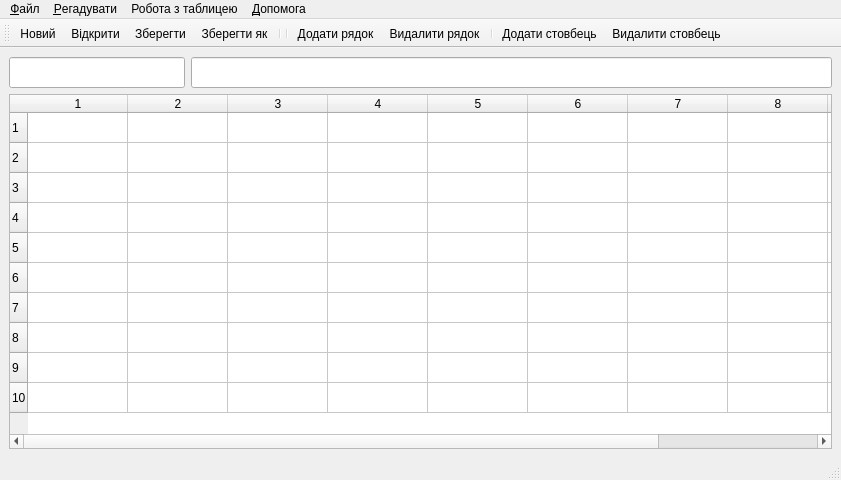
<?xml version="1.0" encoding="UTF-8"?>
<ui version="4.0">
 <class>MainWindow</class>
 <widget class="QMainWindow" name="MainWindow">
  <property name="geometry">
   <rect>
    <x>0</x>
    <y>0</y>
    <width>841</width>
    <height>480</height>
   </rect>
  </property>
  <property name="windowTitle">
   <string>Excel_PoweredByMemes</string>
  </property>
  <widget class="QWidget" name="widget">
   <layout class="QGridLayout" name="gridLayout">
    <item row="0" column="0">
     <layout class="QFormLayout" name="formLayout">
      <item row="0" column="0">
       <widget class="QLineEdit" name="lineEdit">
        <property name="font">
         <font>
          <pointsize>14</pointsize>
         </font>
        </property>
        <property name="accessibleName">
         <string>cell_Label</string>
        </property>
        <property name="layoutDirection">
         <enum>Qt::LeftToRight</enum>
        </property>
        <property name="alignment">
         <set>Qt::AlignCenter</set>
        </property>
        <property name="readOnly">
         <bool>true</bool>
        </property>
       </widget>
      </item>
      <item row="0" column="1">
       <widget class="QLineEdit" name="lineEdit_2">
        <property name="sizePolicy">
         <sizepolicy hsizetype="Expanding" vsizetype="Fixed">
          <horstretch>1</horstretch>
          <verstretch>0</verstretch>
         </sizepolicy>
        </property>
        <property name="font">
         <font>
          <pointsize>14</pointsize>
         </font>
        </property>
        <property name="accessibleName">
         <string>formula_Label</string>
        </property>
        <property name="readOnly">
         <bool>false</bool>
        </property>
       </widget>
      </item>
     </layout>
    </item>
    <item row="1" column="0">
     <widget class="Spreadsheet" name="tableWidget">
      <property name="rowCount">
       <number>10</number>
      </property>
      <property name="columnCount">
       <number>10</number>
      </property>
      <row/>
      <row/>
      <row/>
      <row/>
      <row/>
      <row/>
      <row/>
      <row/>
      <row/>
      <row/>
      <column/>
      <column/>
      <column/>
      <column/>
      <column/>
      <column/>
      <column/>
      <column/>
      <column/>
      <column/>
     </widget>
    </item>
   </layout>
  </widget>
  <widget class="QMenuBar" name="menubar">
   <property name="geometry">
    <rect>
     <x>0</x>
     <y>0</y>
     <width>841</width>
     <height>25</height>
    </rect>
   </property>
   <widget class="QMenu" name="menu">
    <property name="title">
     <string>&amp;Файл</string>
    </property>
    <addaction name="actionNew"/>
    <addaction name="actionOpen"/>
    <addaction name="separator"/>
    <addaction name="actionSave"/>
    <addaction name="actionSaveAs"/>
    <addaction name="separator"/>
    <addaction name="actionExit"/>
   </widget>
   <widget class="QMenu" name="menu_2">
    <property name="title">
     <string>&amp;Допомога</string>
    </property>
    <addaction name="actionAbout"/>
    <addaction name="actionAboutQt"/>
   </widget>
   <widget class="QMenu" name="menu_3">
    <property name="title">
     <string>&amp;Регадувати</string>
    </property>
    <widget class="QMenu" name="menu_4">
     <property name="title">
      <string>&amp;Вибрати</string>
     </property>
     <addaction name="actionRow"/>
     <addaction name="actionColumn"/>
     <addaction name="separator"/>
     <addaction name="actionAll"/>
    </widget>
    <addaction name="actionDelete"/>
    <addaction name="separator"/>
    <addaction name="menu_4"/>
   </widget>
   <widget class="QMenu" name="menu_5">
    <property name="title">
     <string>Робота з таблицею</string>
    </property>
    <addaction name="actionAddColumn"/>
    <addaction name="actionRemoveColumn"/>
    <addaction name="separator"/>
    <addaction name="actionAddRow"/>
    <addaction name="actionRemoveRow"/>
   </widget>
   <addaction name="menu"/>
   <addaction name="menu_3"/>
   <addaction name="menu_5"/>
   <addaction name="menu_2"/>
  </widget>
  <widget class="QStatusBar" name="statusbar"/>
  <widget class="QToolBar" name="toolBar">
   <property name="windowTitle">
    <string>Панель інструментів</string>
   </property>
   <attribute name="toolBarArea">
    <enum>TopToolBarArea</enum>
   </attribute>
   <attribute name="toolBarBreak">
    <bool>false</bool>
   </attribute>
   <addaction name="actionNew"/>
   <addaction name="actionOpen"/>
   <addaction name="actionSave"/>
   <addaction name="actionSaveAs"/>
   <addaction name="separator"/>
   <addaction name="separator"/>
   <addaction name="actionAddRow"/>
   <addaction name="actionRemoveRow"/>
   <addaction name="separator"/>
   <addaction name="actionAddColumn"/>
   <addaction name="actionRemoveColumn"/>
  </widget>
  <action name="actionNew">
   <property name="icon">
    <iconset resource="resources.qrc">
     <normaloff>:/menuBarIcons/menuBarIcons/new.png</normaloff>:/menuBarIcons/menuBarIcons/new.png</iconset>
   </property>
   <property name="text">
    <string>&amp;Новий</string>
   </property>
   <property name="toolTip">
    <string>Створити новий файл</string>
   </property>
   <property name="shortcut">
    <string>Ctrl+N</string>
   </property>
  </action>
  <action name="actionOpen">
   <property name="icon">
    <iconset resource="resources.qrc">
     <normaloff>:/menuBarIcons/menuBarIcons/open.png</normaloff>:/menuBarIcons/menuBarIcons/open.png</iconset>
   </property>
   <property name="text">
    <string>&amp;Відкрити...</string>
   </property>
   <property name="toolTip">
    <string>Відкрити існуючий файл</string>
   </property>
   <property name="shortcut">
    <string>Ctrl+O</string>
   </property>
  </action>
  <action name="actionSave">
   <property name="icon">
    <iconset resource="resources.qrc">
     <normaloff>:/menuBarIcons/menuBarIcons/save.png</normaloff>:/menuBarIcons/menuBarIcons/save.png</iconset>
   </property>
   <property name="text">
    <string>&amp;Зберегти</string>
   </property>
   <property name="toolTip">
    <string>Зберегти ваш файл</string>
   </property>
   <property name="shortcut">
    <string>Ctrl+S</string>
   </property>
  </action>
  <action name="actionSaveAs">
   <property name="icon">
    <iconset resource="resources.qrc">
     <normaloff>:/menuBarIcons/menuBarIcons/saveAs.png</normaloff>:/menuBarIcons/menuBarIcons/saveAs.png</iconset>
   </property>
   <property name="text">
    <string>&amp;Зберегти як...</string>
   </property>
   <property name="toolTip">
    <string>Зберегти ваш файл як</string>
   </property>
  </action>
  <action name="actionExit">
   <property name="icon">
    <iconset resource="resources.qrc">
     <normaloff>:/menuBarIcons/menuBarIcons/exit.png</normaloff>:/menuBarIcons/menuBarIcons/exit.png</iconset>
   </property>
   <property name="text">
    <string>&amp;Вихід</string>
   </property>
   <property name="toolTip">
    <string>Вийти з програми</string>
   </property>
   <property name="shortcut">
    <string>Ctrl+Q</string>
   </property>
  </action>
  <action name="actionAbout">
   <property name="icon">
    <iconset resource="resources.qrc">
     <normaloff>:/menuBarIcons/menuBarIcons/about.png</normaloff>:/menuBarIcons/menuBarIcons/about.png</iconset>
   </property>
   <property name="text">
    <string>&amp;Про програму</string>
   </property>
   <property name="toolTip">
    <string>Інформація про дану програму</string>
   </property>
   <property name="shortcut">
    <string>F1</string>
   </property>
  </action>
  <action name="actionAboutQt">
   <property name="icon">
    <iconset resource="resources.qrc">
     <normaloff>:/menuBarIcons/menuBarIcons/aboutQt.png</normaloff>:/menuBarIcons/menuBarIcons/aboutQt.png</iconset>
   </property>
   <property name="text">
    <string>&amp;Про Qt</string>
   </property>
   <property name="toolTip">
    <string>Інформація про Qt framework</string>
   </property>
  </action>
  <action name="actionDelete">
   <property name="icon">
    <iconset resource="resources.qrc">
     <normaloff>:/menuBarIcons/menuBarIcons/delete.png</normaloff>:/menuBarIcons/menuBarIcons/delete.png</iconset>
   </property>
   <property name="text">
    <string>&amp;Видалити</string>
   </property>
   <property name="shortcut">
    <string>Del</string>
   </property>
  </action>
  <action name="actionRow">
   <property name="text">
    <string>&amp;Рядок</string>
   </property>
  </action>
  <action name="actionColumn">
   <property name="text">
    <string>&amp;Стовбець</string>
   </property>
  </action>
  <action name="actionAll">
   <property name="icon">
    <iconset resource="resources.qrc">
     <normaloff>:/menuBarIcons/menuBarIcons/allCells.png</normaloff>:/menuBarIcons/menuBarIcons/allCells.png</iconset>
   </property>
   <property name="text">
    <string>&amp;Все</string>
   </property>
   <property name="shortcut">
    <string>Ctrl+A</string>
   </property>
  </action>
  <action name="actionAddColumn">
   <property name="icon">
    <iconset resource="resources.qrc">
     <normaloff>:/menuBarIcons/menuBarIcons/addColumn.png</normaloff>:/menuBarIcons/menuBarIcons/addColumn.png</iconset>
   </property>
   <property name="text">
    <string>&amp;Додати стовбець</string>
   </property>
   <property name="shortcut">
    <string>Ctrl+[</string>
   </property>
  </action>
  <action name="actionAddRow">
   <property name="icon">
    <iconset resource="resources.qrc">
     <normaloff>:/menuBarIcons/menuBarIcons/addRow.png</normaloff>:/menuBarIcons/menuBarIcons/addRow.png</iconset>
   </property>
   <property name="text">
    <string>&amp;Додати рядок</string>
   </property>
   <property name="shortcut">
    <string>Ctrl+;</string>
   </property>
  </action>
  <action name="actionRemoveRow">
   <property name="icon">
    <iconset resource="resources.qrc">
     <normaloff>:/menuBarIcons/menuBarIcons/deleteRow.png</normaloff>:/menuBarIcons/menuBarIcons/deleteRow.png</iconset>
   </property>
   <property name="text">
    <string>&amp;Видалити рядок</string>
   </property>
   <property name="shortcut">
    <string>Ctrl+'</string>
   </property>
  </action>
  <action name="actionRemoveColumn">
   <property name="icon">
    <iconset resource="resources.qrc">
     <normaloff>:/menuBarIcons/menuBarIcons/deleteColumn.png</normaloff>:/menuBarIcons/menuBarIcons/deleteColumn.png</iconset>
   </property>
   <property name="text">
    <string>&amp;Видалити стовбець</string>
   </property>
   <property name="shortcut">
    <string>Ctrl+]</string>
   </property>
  </action>
 </widget>
 <customwidgets>
  <customwidget>
   <class>Spreadsheet</class>
   <extends>QTableWidget</extends>
   <header location="global">spreadsheet.h</header>
  </customwidget>
 </customwidgets>
 <tabstops>
  <tabstop>tableWidget</tabstop>
  <tabstop>lineEdit</tabstop>
  <tabstop>lineEdit_2</tabstop>
 </tabstops>
 <resources>
  <include location="resources.qrc"/>
 </resources>
 <connections/>
</ui>
